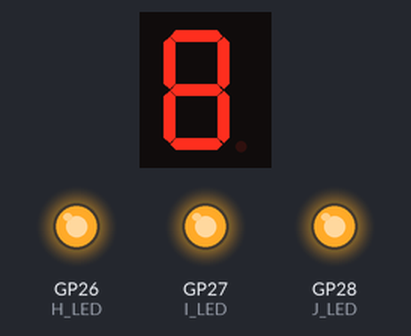
Simulated run of this program. Board: Raspberry Pi Pico running MicroPython. On the bench: 1-digit seven-segment display, output pins drawn as LEDs (lit = HIGH). The segment pins are drawn as the display they are named for; pins used as bus, display or sensor lines are not drawn; what the program prints to the serial console is not drawn.

Above: at 1.0 s.
At 4.5 s:
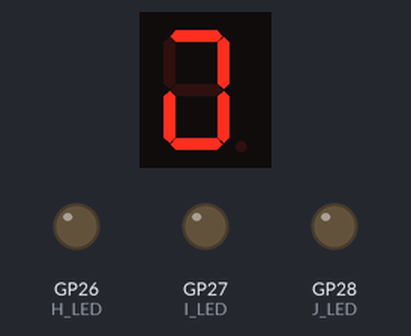
At 8.87 s:
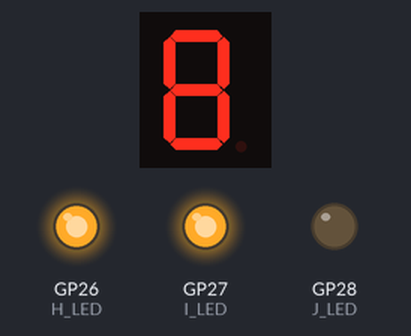
At 16.65 s:
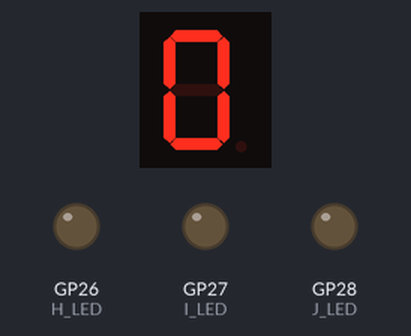
At 26.52 s:
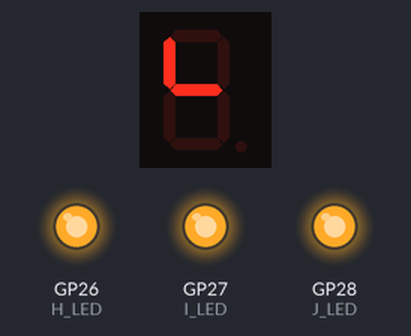
At 36.77 s:
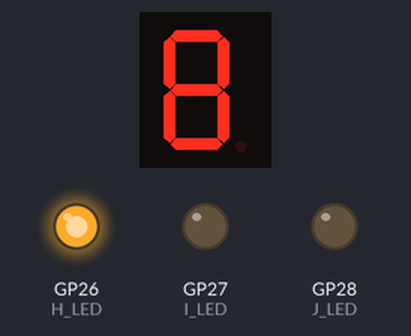
Timing chart, 0 to 40.0 s (numbered marks = the images above):
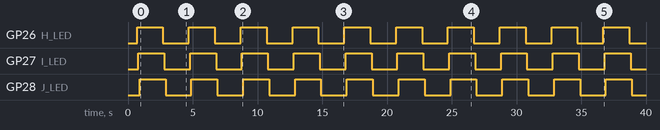

Measured:
- by itself, GP26 (H_LED), GP27 (I_LED), GP28 (J_LED): alternates HIGH for 2.0 s and LOW for 2.0 s
- what the display in image 0 shows lasts 1.3 s, from 0.7 s to 2.0 s

The program:

bar_Graph_LED.py
```python
import machine
import utime

A_LED = machine.Pin(16,machine.Pin.OUT)  #Create an output pin for each segment
B_LED = machine.Pin(17,machine.Pin.OUT)
C_LED = machine.Pin(18,machine.Pin.OUT)
D_LED = machine.Pin(19,machine.Pin.OUT)
E_LED = machine.Pin(20,machine.Pin.OUT)
F_LED = machine.Pin(21,machine.Pin.OUT)
G_LED = machine.Pin(22,machine.Pin.OUT)
H_LED = machine.Pin(26,machine.Pin.OUT)
I_LED = machine.Pin(27,machine.Pin.OUT)
J_LED = machine.Pin(28,machine.Pin.OUT)

print("Ready, Set, GO!")
Seq_Del = .1
while True:
    A_LED.value(1)       #Turn ON LED Bars in sequence
    utime.sleep(Seq_Del) #Pause a bit
    B_LED.value(1)
    utime.sleep(Seq_Del)
    C_LED.value(1)
    utime.sleep(Seq_Del)
    D_LED.value(1)
    utime.sleep(Seq_Del)
    E_LED.value(1)
    utime.sleep(Seq_Del)
    F_LED.value(1)
    utime.sleep(Seq_Del)
    G_LED.value(1)
    utime.sleep(Seq_Del)
    H_LED.value(1)
    utime.sleep(Seq_Del)
    I_LED.value(1)
    utime.sleep(Seq_Del)
    J_LED.value(1)
    utime.sleep(Seq_Del)

    utime.sleep(1)

    A_LED.value(0)        #Turn OFF LED Bars in same sequence
    utime.sleep(Seq_Del)
    B_LED.value(0)
    utime.sleep(Seq_Del)
    C_LED.value(0)
    utime.sleep(Seq_Del)
    D_LED.value(0)
    utime.sleep(Seq_Del)
    E_LED.value(0)
    utime.sleep(Seq_Del)
    F_LED.value(0)
    utime.sleep(Seq_Del)
    G_LED.value(0)
    utime.sleep(Seq_Del)
    H_LED.value(0)
    utime.sleep(Seq_Del)
    I_LED.value(0)
    utime.sleep(Seq_Del)
    J_LED.value(0)
    utime.sleep(Seq_Del)

    utime.sleep(1)
```
